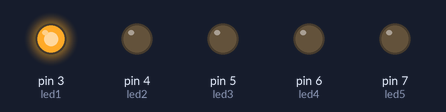
Simulated run of this sketch. Board: Arduino Uno, built with avr-gcc and run on an emulated ATmega328P. On the bench: output pins drawn as LEDs (lit = HIGH).

Above: at 1.0 s.
At 3.0 s:
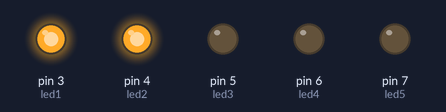
At 5.0 s:
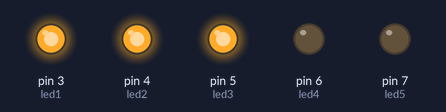
At 7.0 s:
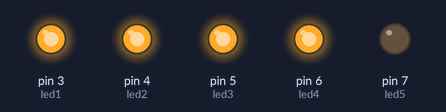
At 9.0 s:
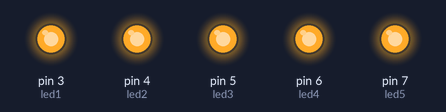
At 11.0 s:
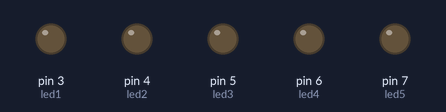
Timing chart, 0 to 15.6 s (numbered marks = the images above):
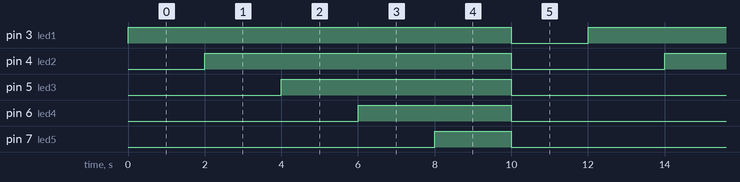

The sketch:

codigo3.ino
```cpp
const int led1 = 3;
const int led2 = 4;
const int led3 = 5;
const int led4 = 6;
const int led5 = 7;

void setup()
{
  pinMode(led1, OUTPUT);
  pinMode(led2, OUTPUT);
  pinMode(led3, OUTPUT);
  pinMode(led4, OUTPUT);
  pinMode(led5, OUTPUT);
}

void loop()
{
  digitalWrite(led1, HIGH);
  delay(2000);
  digitalWrite(led2, HIGH);
  delay(2000);
  digitalWrite(led3, HIGH);
  delay(2000);
  digitalWrite(led4, HIGH);
  delay(2000);
  digitalWrite(led5, HIGH);
  delay(2000);
  digitalWrite(led1, LOW);
  digitalWrite(led2, LOW);
  digitalWrite(led3, LOW);
  digitalWrite(led4, LOW);
  digitalWrite(led5, LOW);
  delay(2000);
}
```

Measured:
- by itself, pin 3 (led1): alternates HIGH for 10.0 s and LOW for 2.0 s
- by itself, pin 4 (led2): alternates HIGH for 8.0 s and LOW for 4.0 s
- by itself, pin 5 (led3): alternates HIGH for 6.0 s and LOW for 6.0 s
- by itself, pin 6 (led4): alternates HIGH for 4.0 s and LOW for 8.0 s
- by itself, pin 7 (led5): alternates HIGH for 2.0 s and LOW for 10.0 s
